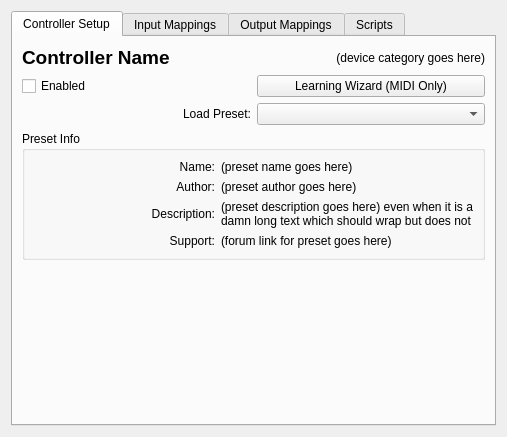
<?xml version="1.0" encoding="UTF-8"?>
<ui version="4.0">
 <class>DlgPrefControllerDlg</class>
 <widget class="QWidget" name="DlgPrefControllerDlg">
  <property name="geometry">
   <rect>
    <x>0</x>
    <y>0</y>
    <width>507</width>
    <height>437</height>
   </rect>
  </property>
  <property name="sizePolicy">
   <sizepolicy hsizetype="Preferred" vsizetype="Preferred">
    <horstretch>0</horstretch>
    <verstretch>0</verstretch>
   </sizepolicy>
  </property>
  <property name="windowTitle">
   <string>Controller Preferences</string>
  </property>
  <layout class="QVBoxLayout" name="verticalLayout_2">
   <item>
    <widget class="QTabWidget" name="controllerTabs">
     <property name="currentIndex">
      <number>0</number>
     </property>
     <widget class="QWidget" name="presetInfoTab">
      <attribute name="title">
       <string>Controller Setup</string>
      </attribute>
      <layout class="QGridLayout" name="gridLayout_2">
       <item row="4" column="1">
        <widget class="QComboBox" name="comboBoxPreset">
         <property name="sizePolicy">
          <sizepolicy hsizetype="Minimum" vsizetype="Fixed">
           <horstretch>0</horstretch>
           <verstretch>0</verstretch>
          </sizepolicy>
         </property>
         <property name="maximumSize">
          <size>
           <width>16777215</width>
           <height>16777215</height>
          </size>
         </property>
        </widget>
       </item>
       <item row="10" column="0" colspan="2">
        <widget class="QGroupBox" name="groupBox">
         <property name="title">
          <string>Preset Info</string>
         </property>
         <layout class="QGridLayout" name="gridLayout">
          <item row="3" column="0">
           <widget class="QLabel" name="label_3">
            <property name="sizePolicy">
             <sizepolicy hsizetype="Minimum" vsizetype="Minimum">
              <horstretch>0</horstretch>
              <verstretch>0</verstretch>
             </sizepolicy>
            </property>
            <property name="text">
             <string>Support:</string>
            </property>
            <property name="alignment">
             <set>Qt::AlignRight|Qt::AlignTrailing|Qt::AlignVCenter</set>
            </property>
           </widget>
          </item>
          <item row="3" column="1">
           <widget class="QLabel" name="labelLoadedPresetSupportLinks">
            <property name="sizePolicy">
             <sizepolicy hsizetype="Minimum" vsizetype="Minimum">
              <horstretch>0</horstretch>
              <verstretch>0</verstretch>
             </sizepolicy>
            </property>
            <property name="focusPolicy">
             <enum>Qt::ClickFocus</enum>
            </property>
            <property name="toolTip">
             <string notr="true"/>
            </property>
            <property name="inputMethodHints">
             <set>Qt::ImhUrlCharactersOnly</set>
            </property>
            <property name="text">
             <string notr="true">(forum link for preset goes here)</string>
            </property>
            <property name="openExternalLinks">
             <bool>true</bool>
            </property>
            <property name="textInteractionFlags">
             <set>Qt::LinksAccessibleByKeyboard|Qt::LinksAccessibleByMouse</set>
            </property>
           </widget>
          </item>
          <item row="0" column="1">
           <widget class="QLabel" name="labelLoadedPreset">
            <property name="sizePolicy">
             <sizepolicy hsizetype="Minimum" vsizetype="Minimum">
              <horstretch>0</horstretch>
              <verstretch>0</verstretch>
             </sizepolicy>
            </property>
            <property name="minimumSize">
             <size>
              <width>0</width>
              <height>0</height>
             </size>
            </property>
            <property name="toolTip">
             <string notr="true"/>
            </property>
            <property name="text">
             <string notr="true">(preset name goes here)</string>
            </property>
            <property name="wordWrap">
             <bool>true</bool>
            </property>
           </widget>
          </item>
          <item row="2" column="0">
           <widget class="QLabel" name="label_description">
            <property name="sizePolicy">
             <sizepolicy hsizetype="Minimum" vsizetype="Minimum">
              <horstretch>0</horstretch>
              <verstretch>0</verstretch>
             </sizepolicy>
            </property>
            <property name="text">
             <string>Description:</string>
            </property>
            <property name="alignment">
             <set>Qt::AlignRight|Qt::AlignTrailing|Qt::AlignVCenter</set>
            </property>
           </widget>
          </item>
          <item row="1" column="1">
           <widget class="QLabel" name="labelLoadedPresetAuthor">
            <property name="sizePolicy">
             <sizepolicy hsizetype="Minimum" vsizetype="Minimum">
              <horstretch>0</horstretch>
              <verstretch>0</verstretch>
             </sizepolicy>
            </property>
            <property name="text">
             <string notr="true">(preset author goes here)</string>
            </property>
           </widget>
          </item>
          <item row="2" column="1">
           <widget class="QLabel" name="labelLoadedPresetDescription">
            <property name="sizePolicy">
             <sizepolicy hsizetype="Minimum" vsizetype="Minimum">
              <horstretch>0</horstretch>
              <verstretch>0</verstretch>
             </sizepolicy>
            </property>
            <property name="minimumSize">
             <size>
              <width>0</width>
              <height>0</height>
             </size>
            </property>
            <property name="focusPolicy">
             <enum>Qt::NoFocus</enum>
            </property>
            <property name="toolTip">
             <string notr="true"/>
            </property>
            <property name="text">
             <string notr="true">(preset description goes here) even when it is a damn long text which should wrap but does not</string>
            </property>
            <property name="alignment">
             <set>Qt::AlignLeading|Qt::AlignLeft|Qt::AlignVCenter</set>
            </property>
            <property name="wordWrap">
             <bool>true</bool>
            </property>
           </widget>
          </item>
          <item row="1" column="0">
           <widget class="QLabel" name="label_4">
            <property name="sizePolicy">
             <sizepolicy hsizetype="Minimum" vsizetype="Minimum">
              <horstretch>0</horstretch>
              <verstretch>0</verstretch>
             </sizepolicy>
            </property>
            <property name="text">
             <string>Author:</string>
            </property>
            <property name="alignment">
             <set>Qt::AlignRight|Qt::AlignTrailing|Qt::AlignVCenter</set>
            </property>
           </widget>
          </item>
          <item row="0" column="0">
           <widget class="QLabel" name="label_2">
            <property name="sizePolicy">
             <sizepolicy hsizetype="Minimum" vsizetype="Minimum">
              <horstretch>0</horstretch>
              <verstretch>0</verstretch>
             </sizepolicy>
            </property>
            <property name="text">
             <string>Name:</string>
            </property>
            <property name="alignment">
             <set>Qt::AlignRight|Qt::AlignTrailing|Qt::AlignVCenter</set>
            </property>
           </widget>
          </item>
         </layout>
        </widget>
       </item>
       <item row="0" column="0">
        <widget class="QLabel" name="labelDeviceName">
         <property name="enabled">
          <bool>true</bool>
         </property>
         <property name="sizePolicy">
          <sizepolicy hsizetype="Minimum" vsizetype="Minimum">
           <horstretch>0</horstretch>
           <verstretch>0</verstretch>
          </sizepolicy>
         </property>
         <property name="font">
          <font>
           <pointsize>14</pointsize>
           <weight>75</weight>
           <bold>true</bold>
          </font>
         </property>
         <property name="text">
          <string>Controller Name</string>
         </property>
        </widget>
       </item>
       <item row="0" column="1">
        <widget class="QLabel" name="labelDeviceCategory">
         <property name="enabled">
          <bool>true</bool>
         </property>
         <property name="sizePolicy">
          <sizepolicy hsizetype="Minimum" vsizetype="Minimum">
           <horstretch>0</horstretch>
           <verstretch>0</verstretch>
          </sizepolicy>
         </property>
         <property name="toolTip">
          <string notr="true"/>
         </property>
         <property name="text">
          <string>(device category goes here)</string>
         </property>
         <property name="alignment">
          <set>Qt::AlignRight|Qt::AlignTrailing|Qt::AlignVCenter</set>
         </property>
        </widget>
       </item>
       <item row="1" column="0">
        <widget class="QCheckBox" name="chkEnabledDevice">
         <property name="text">
          <string>Enabled</string>
         </property>
        </widget>
       </item>
       <item row="11" column="0">
        <spacer name="verticalSpacer">
         <property name="orientation">
          <enum>Qt::Vertical</enum>
         </property>
         <property name="sizeHint" stdset="0">
          <size>
           <width>20</width>
           <height>40</height>
          </size>
         </property>
        </spacer>
       </item>
       <item row="4" column="0">
        <widget class="QLabel" name="label">
         <property name="sizePolicy">
          <sizepolicy hsizetype="Preferred" vsizetype="Preferred">
           <horstretch>0</horstretch>
           <verstretch>0</verstretch>
          </sizepolicy>
         </property>
         <property name="maximumSize">
          <size>
           <width>16777215</width>
           <height>16777215</height>
          </size>
         </property>
         <property name="text">
          <string>Load Preset:</string>
         </property>
         <property name="alignment">
          <set>Qt::AlignRight|Qt::AlignTrailing|Qt::AlignVCenter</set>
         </property>
         <property name="buddy">
          <cstring>comboBoxPreset</cstring>
         </property>
        </widget>
       </item>
       <item row="1" column="1">
        <widget class="QPushButton" name="btnLearningWizard">
         <property name="toolTip">
          <string>Click to start the Controller Learning wizard.</string>
         </property>
         <property name="styleSheet">
          <string notr="true"/>
         </property>
         <property name="text">
          <string>Learning Wizard (MIDI Only)</string>
         </property>
         <property name="checkable">
          <bool>false</bool>
         </property>
         <property name="checked">
          <bool>false</bool>
         </property>
        </widget>
       </item>
      </layout>
     </widget>
     <widget class="QWidget" name="inputMappingsTab">
      <attribute name="title">
       <string>Input Mappings</string>
      </attribute>
      <layout class="QVBoxLayout" name="verticalLayout_4">
       <item>
        <widget class="QTableView" name="m_pInputMappingTableView">
         <property name="editTriggers">
          <set>QAbstractItemView::AnyKeyPressed|QAbstractItemView::DoubleClicked|QAbstractItemView::EditKeyPressed|QAbstractItemView::SelectedClicked</set>
         </property>
        </widget>
       </item>
       <item>
        <widget class="QGroupBox" name="groupBoxInputManagement">
         <property name="minimumSize">
          <size>
           <width>300</width>
           <height>0</height>
          </size>
         </property>
         <property name="title">
          <string/>
         </property>
         <layout class="QHBoxLayout" name="horizontalLayout_2">
          <item>
           <widget class="QPushButton" name="btnAddInputMapping">
            <property name="styleSheet">
             <string notr="true"/>
            </property>
            <property name="text">
             <string>Add</string>
            </property>
           </widget>
          </item>
          <item>
           <widget class="QPushButton" name="btnRemoveInputMappings">
            <property name="styleSheet">
             <string notr="true"/>
            </property>
            <property name="text">
             <string>Remove</string>
            </property>
           </widget>
          </item>
          <item>
           <spacer name="horizontalSpacer_3">
            <property name="orientation">
             <enum>Qt::Horizontal</enum>
            </property>
            <property name="sizeHint" stdset="0">
             <size>
              <width>219</width>
              <height>20</height>
             </size>
            </property>
           </spacer>
          </item>
          <item>
           <widget class="QPushButton" name="btnClearAllInputMappings">
            <property name="autoFillBackground">
             <bool>false</bool>
            </property>
            <property name="styleSheet">
             <string notr="true"/>
            </property>
            <property name="text">
             <string>Clear All</string>
            </property>
           </widget>
          </item>
         </layout>
        </widget>
       </item>
      </layout>
     </widget>
     <widget class="QWidget" name="outputMappingsTab">
      <attribute name="title">
       <string>Output Mappings</string>
      </attribute>
      <layout class="QVBoxLayout" name="verticalLayout">
       <item>
        <widget class="QTableView" name="m_pOutputMappingTableView">
         <property name="enabled">
          <bool>true</bool>
         </property>
         <property name="editTriggers">
          <set>QAbstractItemView::AnyKeyPressed|QAbstractItemView::DoubleClicked|QAbstractItemView::EditKeyPressed|QAbstractItemView::SelectedClicked</set>
         </property>
        </widget>
       </item>
       <item>
        <widget class="QGroupBox" name="groupBoxOutputs">
         <property name="title">
          <string/>
         </property>
         <layout class="QHBoxLayout" name="horizontalLayout">
          <item>
           <widget class="QPushButton" name="btnAddOutputMapping">
            <property name="enabled">
             <bool>true</bool>
            </property>
            <property name="text">
             <string>Add</string>
            </property>
           </widget>
          </item>
          <item>
           <widget class="QPushButton" name="btnRemoveOutputMappings">
            <property name="text">
             <string>Remove</string>
            </property>
           </widget>
          </item>
          <item>
           <spacer name="horizontalSpacer_2">
            <property name="orientation">
             <enum>Qt::Horizontal</enum>
            </property>
            <property name="sizeHint" stdset="0">
             <size>
              <width>219</width>
              <height>20</height>
             </size>
            </property>
           </spacer>
          </item>
          <item>
           <widget class="QPushButton" name="btnClearAllOutputMappings">
            <property name="text">
             <string>Clear All</string>
            </property>
           </widget>
          </item>
         </layout>
        </widget>
       </item>
      </layout>
     </widget>
     <widget class="QWidget" name="scriptTab">
      <attribute name="title">
       <string>Scripts</string>
      </attribute>
      <layout class="QVBoxLayout" name="verticalLayout_3">
       <item>
         <widget class="QTableWidget" name="m_pScriptsTableWidget"/>
       </item>
       <item>
         <widget class="QTextEdit" name="m_pScriptsTextEditWidget"/>
       </item>
       <item>
        <widget class="QGroupBox" name="groupBoxScripts">
         <property name="title">
          <string notr="true"/>
         </property>
         <layout class="QHBoxLayout" name="horizontalLayout_3">
          <item>
           <widget class="QPushButton" name="btnAddScript">
            <property name="text">
             <string>Add</string>
            </property>
           </widget>
          </item>
          <item>
           <widget class="QPushButton" name="btnRemoveScript">
            <property name="text">
             <string>Remove</string>
            </property>
           </widget>
          </item>
          <item>
           <spacer name="horizontalSpacer">
            <property name="orientation">
             <enum>Qt::Horizontal</enum>
            </property>
            <property name="sizeHint" stdset="0">
             <size>
              <width>40</width>
              <height>20</height>
             </size>
            </property>
           </spacer>
         </item>
          <item>
           <widget class="QPushButton" name="btnSaveScript">
            <property name="text">
             <string>Save File</string>
            </property>
           </widget>
          </item>
          <item>
           <widget class="QPushButton" name="btnOpenScript">
            <property name="text">
             <string>Open Script</string>
            </property>
           </widget>
          </item>
         </layout>
        </widget>
       </item>
      </layout>
     </widget>
    </widget>
   </item>
  </layout>
 </widget>
 <resources/>
 <connections/>
</ui>
